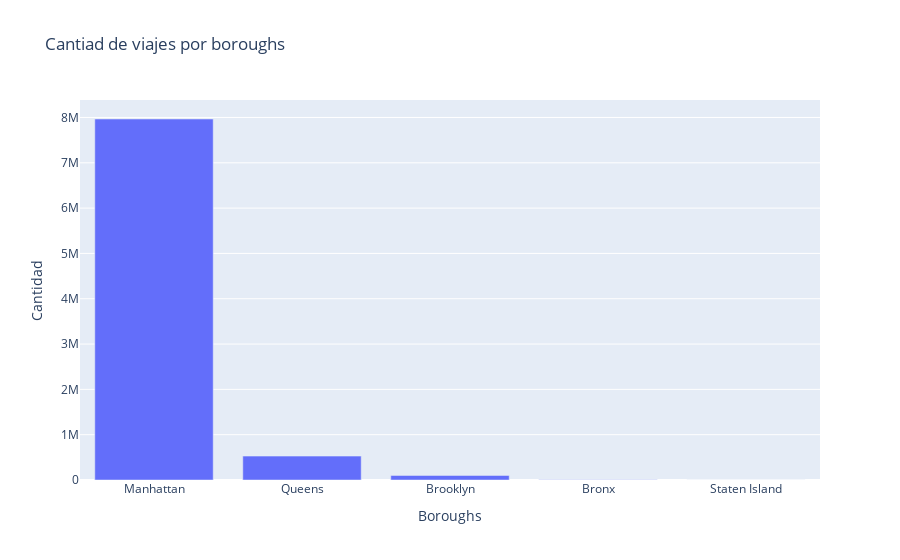

Notebook source saved alongside this figure:
### Code cell
fig = px.bar(data_zone_trips, x=data_zone_trips.index, y=data_zone_trips.values,
            labels={'index':'Boroughs', 'y':'Cantidad'}, title='Cantiad de viajes por boroughs')
fig.show()

### Figure 1 — Plotly figure (JSON) as saved in the notebook; plotly's stock layout.template omitted (floating-point values rounded to 4 significant figures)
{"data": [{"alignmentgroup": "True", "hovertemplate": "Boroughs=%{x}<br>Cantidad=%{y}<extra></extra>", "legendgroup": "", "marker": {"color": "#636efa", "pattern": {"shape": ""}}, "name": "", "offsetgroup": "", "orientation": "v", "showlegend": false, "textposition": "auto", "type": "bar", "x": ["Manhattan", "Queens", "Brooklyn", "Bronx", "Staten Island"], "xaxis": "x", "y": [7966454, 526961, 100257, 7389, 144], "yaxis": "y"}], "layout": {"barmode": "relative", "legend": {"tracegroupgap": 0}, "title": {"text": "Cantiad de viajes por boroughs"}, "xaxis": {"anchor": "y", "domain": [0, 1], "title": {"text": "Boroughs"}}, "yaxis": {"anchor": "x", "domain": [0, 1], "title": {"text": "Cantidad"}}}}
